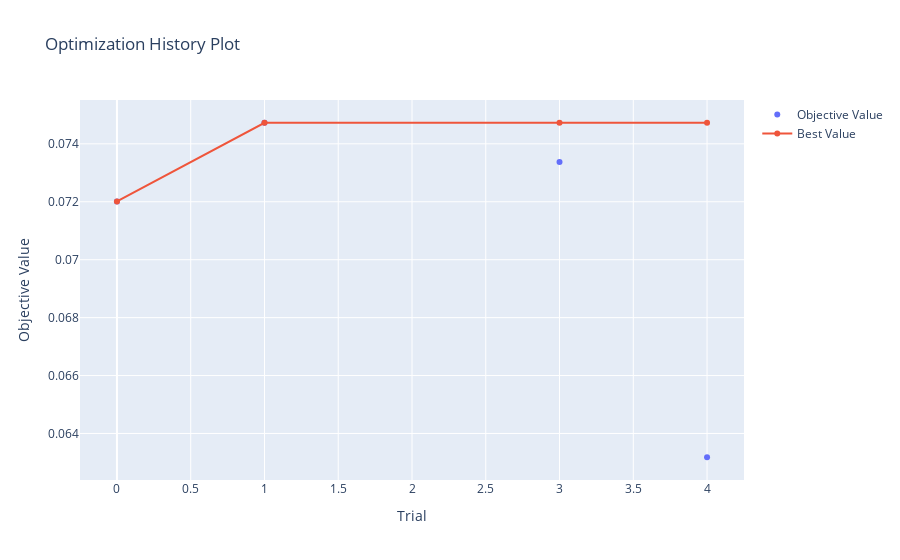

The notebook cell this image was saved under:
### Code cell
optuna.visualization.plot_optimization_history(study)

### Figure 1 — Plotly figure (JSON) as saved in the notebook; plotly's stock layout.template omitted (floating-point values rounded to 4 significant figures)
{"data": [{"mode": "markers", "name": "Objective Value", "type": "scatter", "x": [0, 1, 3, 4], "y": [0.07201, 0.07473, 0.07337, 0.06318]}, {"name": "Best Value", "type": "scatter", "x": [0, 1, 3, 4], "y": [0.07201, 0.07473, 0.07473, 0.07473]}], "layout": {"title": {"text": "Optimization History Plot"}, "xaxis": {"title": {"text": "Trial"}}, "yaxis": {"title": {"text": "Objective Value"}}}}
